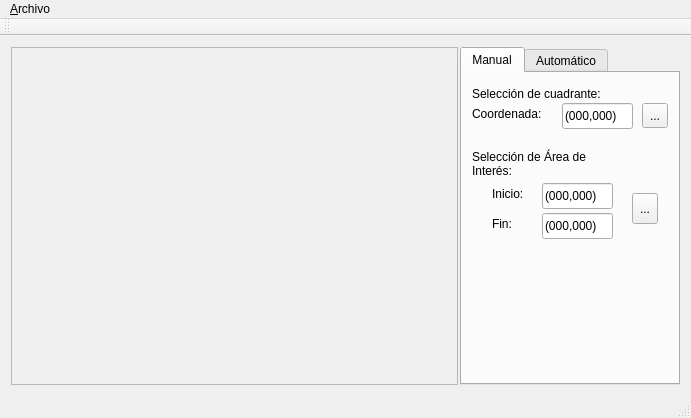
<?xml version="1.0" encoding="UTF-8"?>
<ui version="4.0">
 <class>MainWindowClass</class>
 <widget class="QMainWindow" name="MainWindowClass">
  <property name="geometry">
   <rect>
    <x>0</x>
    <y>0</y>
    <width>691</width>
    <height>418</height>
   </rect>
  </property>
  <property name="minimumSize">
   <size>
    <width>691</width>
    <height>418</height>
   </size>
  </property>
  <property name="windowTitle">
   <string>MainWindow</string>
  </property>
  <widget class="QWidget" name="centralWidget">
   <layout class="QHBoxLayout" name="horizontalLayout">
    <item>
     <widget class="QStackedWidget" name="stackedWidget">
      <property name="minimumSize">
       <size>
        <width>447</width>
        <height>0</height>
       </size>
      </property>
      <property name="styleSheet">
       <string/>
      </property>
      <property name="frameShape">
       <enum>QFrame::StyledPanel</enum>
      </property>
      <property name="frameShadow">
       <enum>QFrame::Plain</enum>
      </property>
      <property name="currentIndex">
       <number>0</number>
      </property>
      <widget class="QWidget" name="page">
       <property name="sizePolicy">
        <sizepolicy hsizetype="Preferred" vsizetype="Preferred">
         <horstretch>0</horstretch>
         <verstretch>0</verstretch>
        </sizepolicy>
       </property>
       <layout class="QHBoxLayout" name="horizontalLayout_2">
        <property name="sizeConstraint">
         <enum>QLayout::SetDefaultConstraint</enum>
        </property>
       </layout>
      </widget>
     </widget>
    </item>
    <item>
     <widget class="QTabWidget" name="tabWidget">
      <property name="minimumSize">
       <size>
        <width>220</width>
        <height>0</height>
       </size>
      </property>
      <property name="maximumSize">
       <size>
        <width>220</width>
        <height>16777215</height>
       </size>
      </property>
      <property name="tabShape">
       <enum>QTabWidget::Rounded</enum>
      </property>
      <property name="currentIndex">
       <number>0</number>
      </property>
      <property name="usesScrollButtons">
       <bool>false</bool>
      </property>
      <property name="documentMode">
       <bool>false</bool>
      </property>
      <property name="tabsClosable">
       <bool>false</bool>
      </property>
      <property name="movable">
       <bool>false</bool>
      </property>
      <widget class="QWidget" name="tab">
       <attribute name="title">
        <string>Manual</string>
       </attribute>
       <widget class="QToolButton" name="toolButton">
        <property name="geometry">
         <rect>
          <x>180</x>
          <y>30</y>
          <width>26</width>
          <height>25</height>
         </rect>
        </property>
        <property name="text">
         <string>...</string>
        </property>
       </widget>
       <widget class="QLabel" name="label">
        <property name="geometry">
         <rect>
          <x>10</x>
          <y>30</y>
          <width>81</width>
          <height>21</height>
         </rect>
        </property>
        <property name="text">
         <string>Coordenada:</string>
        </property>
       </widget>
       <widget class="QLineEdit" name="lineEdit">
        <property name="geometry">
         <rect>
          <x>100</x>
          <y>30</y>
          <width>71</width>
          <height>26</height>
         </rect>
        </property>
        <property name="inputMask">
         <string>(009,009);0</string>
        </property>
        <property name="text">
         <string>(,)</string>
        </property>
       </widget>
       <widget class="QLabel" name="label_2">
        <property name="geometry">
         <rect>
          <x>10</x>
          <y>10</y>
          <width>161</width>
          <height>21</height>
         </rect>
        </property>
        <property name="text">
         <string>Selección de cuadrante:</string>
        </property>
       </widget>
       <widget class="QLineEdit" name="lineEdit_2">
        <property name="geometry">
         <rect>
          <x>80</x>
          <y>110</y>
          <width>71</width>
          <height>26</height>
         </rect>
        </property>
        <property name="inputMask">
         <string>(009,009);0</string>
        </property>
        <property name="text">
         <string>(,)</string>
        </property>
       </widget>
       <widget class="QLabel" name="label_3">
        <property name="geometry">
         <rect>
          <x>10</x>
          <y>70</y>
          <width>161</width>
          <height>41</height>
         </rect>
        </property>
        <property name="text">
         <string>Selección de Área de 
Interés:</string>
        </property>
       </widget>
       <widget class="QLabel" name="label_4">
        <property name="geometry">
         <rect>
          <x>30</x>
          <y>110</y>
          <width>51</width>
          <height>21</height>
         </rect>
        </property>
        <property name="text">
         <string>Inicio:</string>
        </property>
       </widget>
       <widget class="QLineEdit" name="lineEdit_3">
        <property name="geometry">
         <rect>
          <x>80</x>
          <y>140</y>
          <width>71</width>
          <height>26</height>
         </rect>
        </property>
        <property name="inputMask">
         <string>(009,009);0</string>
        </property>
        <property name="text">
         <string>(,)</string>
        </property>
       </widget>
       <widget class="QLabel" name="label_5">
        <property name="geometry">
         <rect>
          <x>30</x>
          <y>140</y>
          <width>51</width>
          <height>21</height>
         </rect>
        </property>
        <property name="text">
         <string>Fin:</string>
        </property>
       </widget>
       <widget class="QToolButton" name="toolButton_2">
        <property name="geometry">
         <rect>
          <x>170</x>
          <y>120</y>
          <width>26</width>
          <height>31</height>
         </rect>
        </property>
        <property name="text">
         <string>...</string>
        </property>
       </widget>
      </widget>
      <widget class="QWidget" name="tab_2">
       <attribute name="title">
        <string>Automático</string>
       </attribute>
      </widget>
     </widget>
    </item>
   </layout>
  </widget>
  <widget class="QMenuBar" name="menuBar">
   <property name="geometry">
    <rect>
     <x>0</x>
     <y>0</y>
     <width>691</width>
     <height>29</height>
    </rect>
   </property>
   <widget class="QMenu" name="menu_Archivo">
    <property name="title">
     <string>&amp;Archivo</string>
    </property>
    <addaction name="actionAbrir_imagen"/>
    <addaction name="actionGuardar_resultados"/>
    <addaction name="separator"/>
    <addaction name="actionSalir"/>
   </widget>
   <addaction name="menu_Archivo"/>
  </widget>
  <widget class="QStatusBar" name="statusBar"/>
  <widget class="QToolBar" name="toolBar">
   <property name="windowTitle">
    <string>toolBar</string>
   </property>
   <attribute name="toolBarArea">
    <enum>TopToolBarArea</enum>
   </attribute>
   <attribute name="toolBarBreak">
    <bool>false</bool>
   </attribute>
  </widget>
  <action name="actionAbrir_imagen">
   <property name="text">
    <string>Abrir imagen</string>
   </property>
   <property name="toolTip">
    <string>Abrir imagen para analizar.</string>
   </property>
   <property name="shortcut">
    <string>Ctrl+A</string>
   </property>
  </action>
  <action name="actionGuardar_resultados">
   <property name="text">
    <string>Guardar resultados</string>
   </property>
   <property name="shortcut">
    <string>Ctrl+G</string>
   </property>
  </action>
  <action name="actionSalir">
   <property name="text">
    <string>Salir</string>
   </property>
   <property name="shortcut">
    <string>Ctrl+S</string>
   </property>
  </action>
 </widget>
 <layoutdefault spacing="6" margin="11"/>
 <tabstops>
  <tabstop>tabWidget</tabstop>
  <tabstop>toolButton</tabstop>
  <tabstop>lineEdit</tabstop>
  <tabstop>toolButton_2</tabstop>
  <tabstop>lineEdit_2</tabstop>
  <tabstop>lineEdit_3</tabstop>
 </tabstops>
 <resources/>
 <connections/>
</ui>
